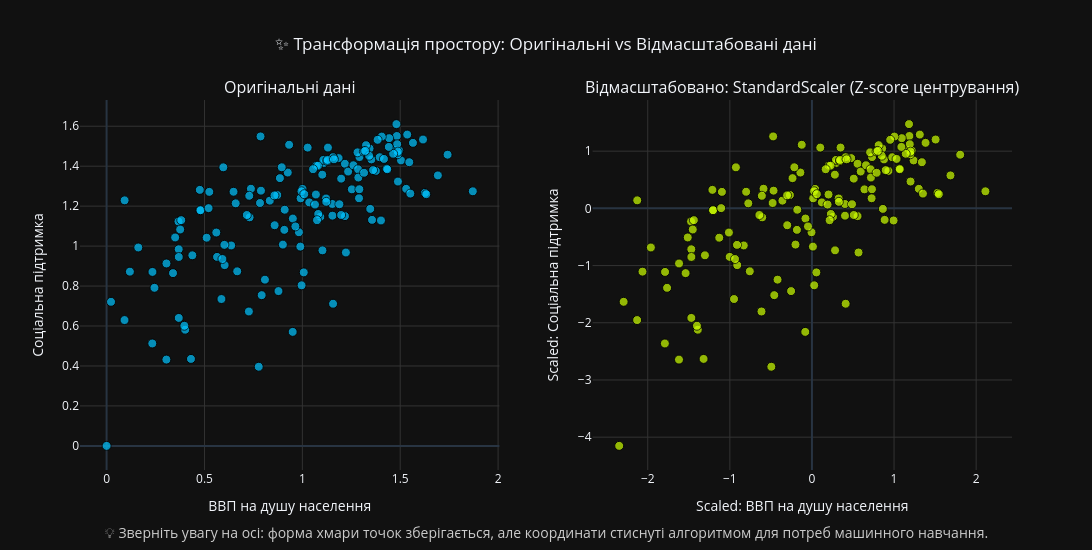

Source (notebook cell):
### Markdown cell above
**9. Застосувати стандартизацію даних:**

### Code cell
print(f"⚖️ Масштабування ознак через функцію data_scale() (Метод: {SCALER_TYPE.upper()})...")

def data_scale(data, scaler_type='minmax'):
    if scaler_type == 'minmax':
        scaler = MinMaxScaler()
    elif scaler_type == 'std':
        scaler = StandardScaler()
    elif scaler_type == 'norm':
        scaler = Normalizer()
    else:
        raise ValueError("Невідомий тип скейлера!")

    scaler.fit(data)
    res = scaler.transform(data)

    return res, scaler

for col in FEATURES_FULL:
    df[col] = pd.to_numeric(df[col].astype(str).str.replace(',', '.', regex=False), errors='coerce')

X_raw = df[FEATURES_FULL].copy()
imputer = SimpleImputer(strategy='median')
X_imputed = imputer.fit_transform(X_raw)
X_features = pd.DataFrame(X_imputed, columns=FEATURES_FULL, index=df.index)

data_scaled, fitted_scaler = data_scale(X_features, scaler_type=SCALER_TYPE)
df_scaled = pd.DataFrame(data_scaled, columns=FEATURES_FULL, index=df.index)

print("✅ Масштабування завершено успішно! (Скейлер збережено в оперативній пам'яті)\n")

f1 = FEATURES_FULL[0]
f2 = FEATURES_FULL[1] if len(FEATURES_FULL) > 1 else FEATURES_FULL[0]

f1_ua = FEATURE_TRANSLATIONS.get(f1, str(f1))
f2_ua = FEATURE_TRANSLATIONS.get(f2, str(f2))

SCALER_NAMES = {
    'minmax': 'MinMaxScaler (від 0 до 1)',
    'std': 'StandardScaler (Z-score центрування)',
    'norm': 'Normalizer (Векторна нормалізація)'
}
scaler_display_name = SCALER_NAMES.get(SCALER_TYPE, SCALER_TYPE.upper())

fig_scale = make_subplots(
    rows=1, cols=2, 
    subplot_titles=(f"Оригінальні дані", f"Відмасштабовано: {scaler_display_name}"),
    horizontal_spacing=0.1
)

fig_scale.add_trace(go.Scatter(
    x=X_features[f1], y=X_features[f2], mode='markers',
    marker=dict(color='#00c3ff', size=9, opacity=0.7, line=dict(width=1, color='black')),
    text=df[COUNTRY_COL], 
    hovertemplate="<b>%{text}</b><br>" + 
                  f"{f1_ua}: <b>%{{x:.3f}}</b><br>" + 
                  f"{f2_ua}: <b>%{{y:.3f}}</b><extra></extra>"
), row=1, col=1)

fig_scale.add_trace(go.Scatter(
    x=df_scaled[f1], y=df_scaled[f2], mode='markers',
    marker=dict(color='#ccff00', size=9, opacity=0.7, line=dict(width=1, color='black')),
    text=df[COUNTRY_COL], 
    hovertemplate="<b>%{text}</b><br>" + 
                  f"Масштаб. {f1_ua}: <b>%{{x:.3f}}</b><br>" + 
                  f"Масштаб. {f2_ua}: <b>%{{y:.3f}}</b><extra></extra>"
), row=1, col=2)

fig_scale.update_xaxes(title_text=f1_ua, showgrid=True, gridcolor='#333', row=1, col=1)
fig_scale.update_yaxes(title_text=f2_ua, showgrid=True, gridcolor='#333', row=1, col=1)

fig_scale.update_xaxes(title_text=f"Scaled: {f1_ua}", showgrid=True, gridcolor='#333', row=1, col=2)
fig_scale.update_yaxes(title_text=f"Scaled: {f2_ua}", showgrid=True, gridcolor='#333', row=1, col=2)

fig_scale.update_layout(
    title_text="✨ Трансформація простору: Оригінальні vs Відмасштабовані дані",
    title_x=0.5, width=1500, height=550, template=PLOT_TEMPLATE, showlegend=False,
    margin=dict(b=80)
)

fig_scale.add_annotation(
    x=0.5, y=-0.20, xref="paper", yref="paper",
    text="💡 Зверніть увагу на осі: форма хмари точок зберігається, але координати стиснуті алгоритмом для потреб машинного навчання.",
    showarrow=False, font=dict(size=14, color="#cccccc"), align="center"
)

print("Красивий Вивід - Візуалізація ефекту масштабування:")
fig_scale.show()

print("\nТехнічний Вивід - Перші 5 рядків відмасштабованих ознак (Без пропусків):")
display(df_scaled.head().style.background_gradient(cmap='Purples').set_properties(**TABLE_PROPS).format("{:.4f}"))

### Figure 1 — Plotly figure (JSON) as saved in the notebook; plotly's stock layout.template omitted (floating-point values rounded to 4 significant figures; data arrays with more than 128 entries replaced by an {"elided": "..."} marker saying what was removed)
{"data": [{"hovertemplate": "<b>%{text}</b><br>ВВП на душу населення: <b>%{x:.3f}</b><br>Соціальна підтримка: <b>%{y:.3f}</b><extra></extra>", "marker": {"color": "#00c3ff", "line": {"color": "black", "width": 1}, "opacity": 0.7, "size": 9}, "mode": "markers", "text": {"elided": "155 str values"}, "type": "scatter", "x": {"elided": "155 float values"}, "xaxis": "x", "y": {"elided": "155 float values"}, "yaxis": "y"}, {"hovertemplate": "<b>%{text}</b><br>Масштаб. ВВП на душу населення: <b>%{x:.3f}</b><br>Масштаб. Соціальна підтримка: <b>%{y:.3f}</b><extra></extra>", "marker": {"color": "#ccff00", "line": {"color": "black", "width": 1}, "opacity": 0.7, "size": 9}, "mode": "markers", "text": {"elided": "155 str values"}, "type": "scatter", "x": {"elided": "155 float values"}, "xaxis": "x2", "y": {"elided": "155 float values"}, "yaxis": "y2"}], "layout": {"annotations": [{"font": {"size": 16}, "showarrow": false, "text": "Оригінальні дані", "x": 0.225, "xanchor": "center", "xref": "paper", "y": 1, "yanchor": "bottom", "yref": "paper"}, {"font": {"size": 16}, "showarrow": false, "text": "Відмасштабовано: StandardScaler (Z-score центрування)", "x": 0.775, "xanchor": "center", "xref": "paper", "y": 1, "yanchor": "bottom", "yref": "paper"}, {"align": "center", "font": {"color": "#cccccc", "size": 14}, "showarrow": false, "text": "💡 Зверніть увагу на осі: форма хмари точок зберігається, але координати стиснуті алгоритмом для потреб машинного навчання.", "x": 0.5, "xref": "paper", "y": -0.2, "yref": "paper"}], "height": 550, "margin": {"b": 80}, "showlegend": false, "title": {"text": "✨ Трансформація простору: Оригінальні vs Відмасштабовані дані", "x": 0.5}, "width": 1500, "xaxis": {"anchor": "y", "domain": [0, 0.45], "gridcolor": "#333", "showgrid": true, "title": {"text": "ВВП на душу населення"}}, "xaxis2": {"anchor": "y2", "domain": [0.55, 1], "gridcolor": "#333", "showgrid": true, "title": {"text": "Scaled: ВВП на душу населення"}}, "yaxis": {"anchor": "x", "domain": [0, 1], "gridcolor": "#333", "showgrid": true, "title": {"text": "Соціальна підтримка"}}, "yaxis2": {"anchor": "x2", "domain": [0, 1], "gridcolor": "#333", "showgrid": true, "title": {"text": "Scaled: Соціальна підтримка"}}}}
